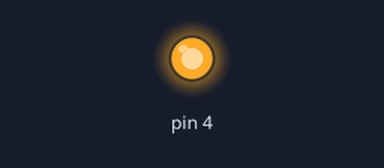
The sketch below on a simulated Arduino Uno, built with avr-gcc and run on an emulated ATmega328P. Parts: output pins drawn as LEDs (lit = HIGH).

Above: at 0.3 s.
Timing chart, 0 to 1.8 s (numbered marks = the images above):
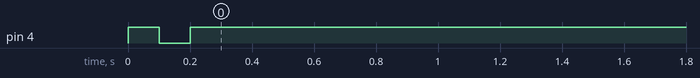

The sketch:

oled_init_attiny13.ino
```cpp
void setup() {
 pinMode(4, OUTPUT);
 digitalWrite(4, HIGH);
 delay(100);
 digitalWrite(4, LOW);
 delay(100);
 digitalWrite(4, HIGH);
}
void loop() {
  delay(1000);
}
```
